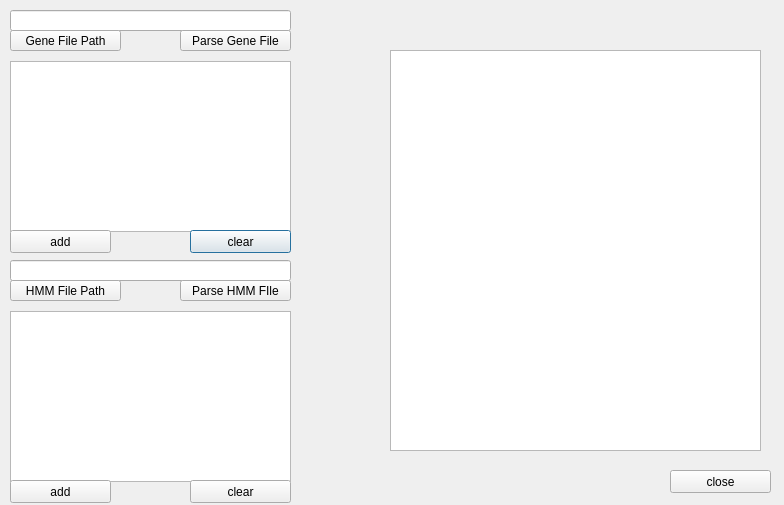
<?xml version="1.0" encoding="UTF-8"?>
<ui version="4.0">
 <class>mainWindow</class>
 <widget class="QDialog" name="mainWindow">
  <property name="geometry">
   <rect>
    <x>0</x>
    <y>0</y>
    <width>784</width>
    <height>505</height>
   </rect>
  </property>
  <property name="windowTitle">
   <string>clusterArchitecture Finder</string>
  </property>
  <widget class="QLineEdit" name="GeneFilePath">
   <property name="geometry">
    <rect>
     <x>10</x>
     <y>10</y>
     <width>281</width>
     <height>21</height>
    </rect>
   </property>
   <property name="readOnly">
    <bool>true</bool>
   </property>
  </widget>
  <widget class="QListWidget" name="geneList">
   <property name="geometry">
    <rect>
     <x>10</x>
     <y>61</y>
     <width>281</width>
     <height>171</height>
    </rect>
   </property>
   <property name="selectionMode">
    <enum>QAbstractItemView::MultiSelection</enum>
   </property>
  </widget>
  <widget class="QPushButton" name="clearGeneBtn">
   <property name="geometry">
    <rect>
     <x>190</x>
     <y>230</y>
     <width>101</width>
     <height>23</height>
    </rect>
   </property>
   <property name="text">
    <string>clear</string>
   </property>
  </widget>
  <widget class="QPushButton" name="addDNAfilePathBtn">
   <property name="enabled">
    <bool>true</bool>
   </property>
   <property name="geometry">
    <rect>
     <x>10</x>
     <y>30</y>
     <width>111</width>
     <height>21</height>
    </rect>
   </property>
   <property name="text">
    <string>Gene File Path</string>
   </property>
  </widget>
  <widget class="QListWidget" name="listWidget_2">
   <property name="geometry">
    <rect>
     <x>10</x>
     <y>311</y>
     <width>281</width>
     <height>171</height>
    </rect>
   </property>
  </widget>
  <widget class="QLineEdit" name="hmmFilePath">
   <property name="geometry">
    <rect>
     <x>10</x>
     <y>260</y>
     <width>281</width>
     <height>21</height>
    </rect>
   </property>
  </widget>
  <widget class="QPushButton" name="addHMMbtn">
   <property name="geometry">
    <rect>
     <x>10</x>
     <y>480</y>
     <width>101</width>
     <height>23</height>
    </rect>
   </property>
   <property name="text">
    <string>add</string>
   </property>
  </widget>
  <widget class="QPushButton" name="clearHMMbtn">
   <property name="geometry">
    <rect>
     <x>190</x>
     <y>480</y>
     <width>101</width>
     <height>23</height>
    </rect>
   </property>
   <property name="text">
    <string>clear</string>
   </property>
  </widget>
  <widget class="QTableWidget" name="tableWidget">
   <property name="geometry">
    <rect>
     <x>390</x>
     <y>50</y>
     <width>371</width>
     <height>401</height>
    </rect>
   </property>
  </widget>
  <widget class="QPushButton" name="addGeneBtn">
   <property name="geometry">
    <rect>
     <x>10</x>
     <y>230</y>
     <width>101</width>
     <height>23</height>
    </rect>
   </property>
   <property name="text">
    <string>add</string>
   </property>
  </widget>
  <widget class="QPushButton" name="addHMMfileBtn">
   <property name="geometry">
    <rect>
     <x>10</x>
     <y>280</y>
     <width>111</width>
     <height>21</height>
    </rect>
   </property>
   <property name="text">
    <string>HMM File Path</string>
   </property>
  </widget>
  <widget class="QPushButton" name="addDNAfileBtn">
   <property name="enabled">
    <bool>true</bool>
   </property>
   <property name="geometry">
    <rect>
     <x>180</x>
     <y>30</y>
     <width>111</width>
     <height>21</height>
    </rect>
   </property>
   <property name="text">
    <string>Parse Gene File</string>
   </property>
  </widget>
  <widget class="QPushButton" name="addHMMfileBtn_2">
   <property name="geometry">
    <rect>
     <x>180</x>
     <y>280</y>
     <width>111</width>
     <height>21</height>
    </rect>
   </property>
   <property name="text">
    <string>Parse HMM FIle</string>
   </property>
  </widget>
  <widget class="QPushButton" name="closeBtn">
   <property name="geometry">
    <rect>
     <x>670</x>
     <y>470</y>
     <width>101</width>
     <height>23</height>
    </rect>
   </property>
   <property name="text">
    <string>close</string>
   </property>
  </widget>
 </widget>
 <resources/>
 <connections>
  <connection>
   <sender>clearGeneBtn</sender>
   <signal>clicked()</signal>
   <receiver>geneList</receiver>
   <slot>clear()</slot>
   <hints>
    <hint type="sourcelabel">
     <x>177</x>
     <y>253</y>
    </hint>
    <hint type="destinationlabel">
     <x>177</x>
     <y>174</y>
    </hint>
   </hints>
  </connection>
 </connections>
</ui>
